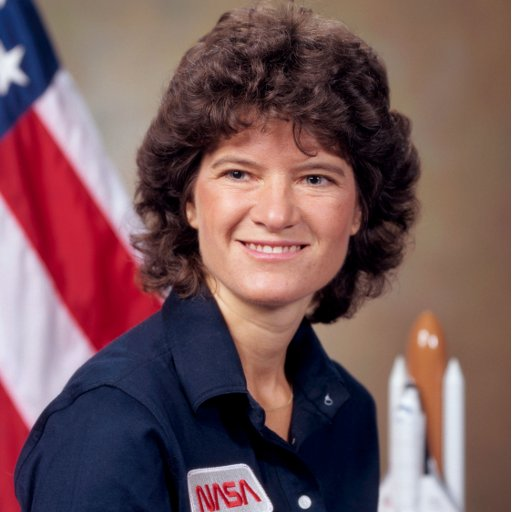
#> input picture lessons-5-2/intermediate/python/Sally.png, 512 x 512 px
$ jupyter execute --allow-errors SoftwareCarpentryDev_MRD_WithSolutions.ipynb   (shell and % lines are left out)   (Python 2 division)
#> lines starting #> are read from the running program, lines starting #| are printed output that depends on the picture; after the words box and inside, x2 and y2 are one past the last pixel; in counts of white or black regions, pixels touching at a corner belong together
# How to Quantitatively Analyse an Image (Matthew Dimmock, Monash University)

The aim of this IPython Notebook is to introduce you to how real quantitative analysis of an image is performed.  In order to do this, we will complete the following analysis procedure:

1.  Load an image.
1.  Select an RoI.
1.  Histogram the intensities.
1.  Fit the histogram.
1.  Extract the parameters that define the fit function.

# Loading and Presenting Image File Data

We are going to start by loading a raw image file that is representative of a data set that may have been acquired during an imaging experiment.  To do this, we will use the Scipy (http://www.scipy.org/) library.

In general, image data can be stored in either raster or vector graphics formats.  Vector graphics scale with the resolution of the device on which they are viewed, whereas the appearance of raster graphics is resolution dependent and cannot scale arbitrarily.  Vector graphics are typically used for graphical design applications whilst raster graphics are used for photographic images.

In this demonstration we will be concerned with raster graphics which are effectively a dot matrix of data.  As medical images may be optical or non-optical (e.g. X-ray) we will also discuss the coversion between colour and grayscale.  At each point in the matrix of a colour (RGB) raster image a red (R), green (G) and blue (B) value is stored.

The raster image we will load is of Sally Ride (http://en.wikipedia.org/wiki/Sally_Ride) the first US female in space.  We will use this image as our phantom (test data).

[cell 1]
# Import required libraries.
# Get the Scipy ndimage library.
from scipy import ndimage

# Specify the path to the image (PNG) file.
sallyPath = "./Sally.png"

# Load the image file into memory.
sallyPNG = ndimage.imread(sallyPath)
#> sallyPNG is the input picture: shape (512, 512, 3); mean R, G, B 115.7, 85.7, 89

Now we have loaded the two data sets, we can investigate their properties.

[cell 2]
# Check the shape of the image object
print "The shape of the external file (PNG) structure is %d x %d x %d." %(sallyPNG.shape[0], sallyPNG.shape[1], sallyPNG.shape[2])
#| The shape of the external file (PNG) structure is 512 x 512 x 3.
print "The maximum pixel intensity is %d." %(sallyPNG.max())
#| The maximum pixel intensity is 255.
print "The data type is %s." %(sallyPNG.dtype)
#| The data type is uint8.

We can see that the PNG file has three values at each location in the 512 x 512 matrix, corresponding to the intensity of R, G and B.  As a side note, an RGB image may have three or four columns.  The fourth column would correspond to an $\alpha$-value (A) which describes the opacity of the image and is utilised for overlaying multiple images.  We will not worry about $\alpha$-values in this demonstration.  A PNG would typically be 32-bit (four bytes) per pixel for RGBA, with 8-bit integer precision per channel (R, G, B and A), per pixel.  For grayscale, the PNG might have 8-bit integer precision per pixel with a byte-depth of only one.

Now we will plot the image using the `imshow` function in `Matplotlib`.  As we are plotting data, we must also be concerned with presentation.  Matplotlib does not have a [layout-engine](../../gloss.html#layout-engine) and so certain formatting tasks must be undertaken by the user.  In the following example, the first section of code is present to overwrite the default `rcParams` dictionary with those suitable for the IPython Notebook.

[cell 3]
# Specify that we want to show the plots in the notebook.

# Get the Matplotlib plotting libraries.
import pylab as plt

# Plot the PNG in the jet colourmap.
plt.figure()
plt.imshow(sallyPNG, interpolation = 'nearest', origin='upper', cmap="jet")
plt.xlabel("Pixel number")
plt.ylabel("Pixel number")
plt.clim([0,255])
plt.colorbar()

plt.show()

In the plot above all three colour components (R, G and B) are shown as is typical for a standard display.  We have specified the "jet" colour map explicitly in this example, although "jet" is the defaults colour map in Matplotlib.

The image we have imported has three color channels; we can combine these into a single grayscale channel so that we have a monochrome image to work with.  The data that we would acquire from most typical experiments is expressed in terms of intensities (grayscale), not RGB triplets.

As a side note, it is useful to understand that grayscale images can be stored as integer (e.g. 8-bit PNG) or floating point (e.g. 32-bit TIFF - complicated container not discussed here).  Scipy and Matplotlib both call the Python Image Library (PIL) for image reading and writing.  The PIL can only read up to 16-bit TIFFs.

[cell 4]
# A more elegant way to separate the image into its RGB components is to use the transpose of the array of input data.
redSallyT, greenSallyT, blueSallyT =  ndimage.imread(sallyPath).T
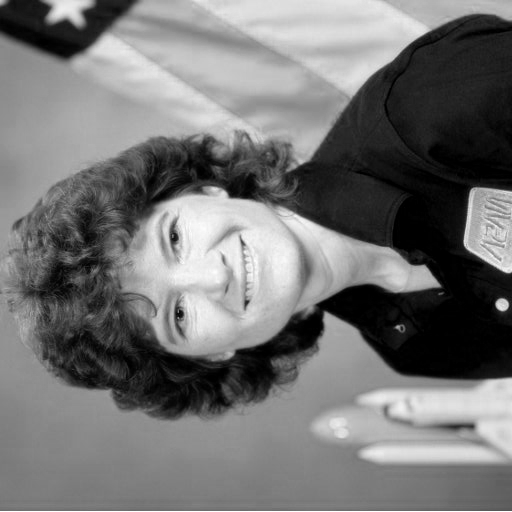
#> redSallyT: shape (512, 512); min 0, max 255, mean 115.7
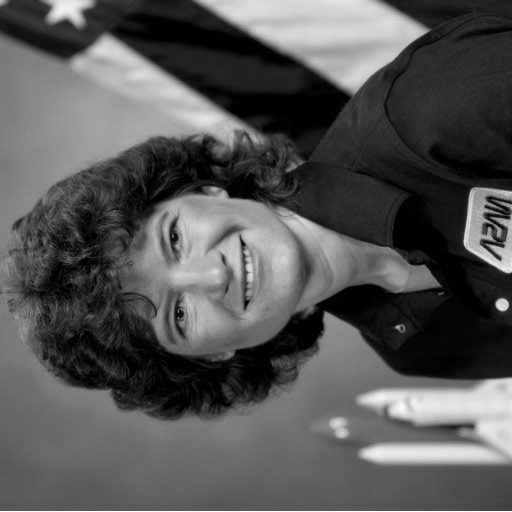
#> greenSallyT: shape (512, 512); min 0, max 253, mean 85.7
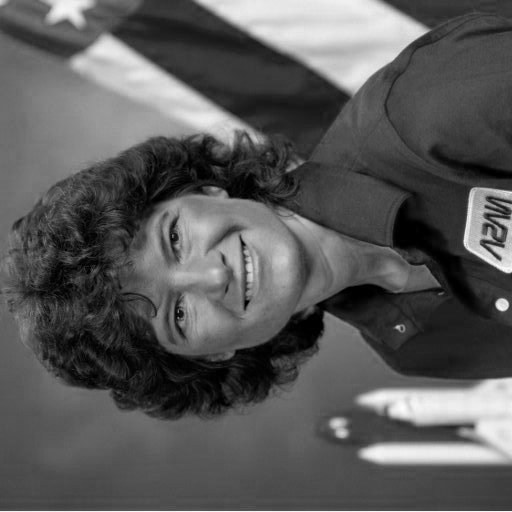
#> blueSallyT: shape (512, 512); min 0, max 255, mean 89

# Now apply step to of the conversion from sRGB to linear grayscale.
graySally = (0.299 * redSallyT) + (0.587 * greenSallyT) + (0.114 * blueSallyT)

# We have to apply a second transpose as the initial transpose swapped the X and Y axes as well as the Z axis.
graySally = graySally.T.astype("uint8")

[cell 5]
# Plot the PNG in the jet colourmap.
# Can't keep the same figure size for multi-sub-plot so need to specify something sensible.
plt.figure(figsize = (12.0, 4.0))
plt.subplot(1,2,1)
plt.imshow(sallyPNG, interpolation = 'nearest', origin='upper', cmap="jet")
plt.xlabel("Pixel number")
plt.ylabel("Pixel number")
plt.clim([0,255])
plt.colorbar()

# Plot the grayscale image in grayscale.
plt.subplot(1,2,2)
plt.imshow(graySally, interpolation = 'nearest', origin='upper', cmap="gray")
plt.xlabel("Pixel number")
plt.ylabel("Pixel number")
plt.clim([0,255])
plt.colorbar()

plt.show()

### Challenges

We have However, we have only populated one of the 3 `subplots`.  What we really need is a function that incorporates the syntax we have just used but that populates the 3 `subplots` using a `for` loop.

1.  Write a function called `plotNby1Subplot` that takes a list of `N` tuples of images with their corresponding colour-maps and plots them in a `1xN` row of subplots.  Demonstrate that it correctly plots the tuples:

    ```
    (sallyPNG, "jet"),
    (graySally, "jet"),
    (graySally, "gray").
    ```

1.  Use the same `plotNby1Subplot` function and the correct colour-maps to display the R, G and B components of `sallyPNG`.

[cell 6]
# SOLUTION TO CHALLENGE 1
def plotNby1Subplot(icts, figSize = (12.0, 4.0)):

    # Get handles for the figure and the subplots.
#> called with figSize = (14, 3)
    fig = plt.figure(figsize = figSize)

    for index, ict in enumerate(icts):

        # Plot the image.
        plt.subplot(1, len(icts), index + 1)
        im2Plot = icts[index][0]
        plt.imshow(im2Plot, interpolation = 'nearest', origin = 'upper', cmap = icts[index][1])
        plt.xlabel("Pixel number")
        plt.ylabel("Pixel number")
        plt.clim([0,255])
        plt.colorbar()
#> this loop made 3 passes


# Define the tuple data.
imageColbarTupList = [(sallyPNG, "jet"),
                      (graySally, "jet"),
                      (graySally, "gray")]

# Plot the images
plotNby1Subplot(imageColbarTupList, figSize = (14.0, 3.0))

plt.show()

[cell 7]
# SOLUTION TO CHALLENGE 2

# We can access the R component of the array.
redSally = sallyPNG[:,:,0]
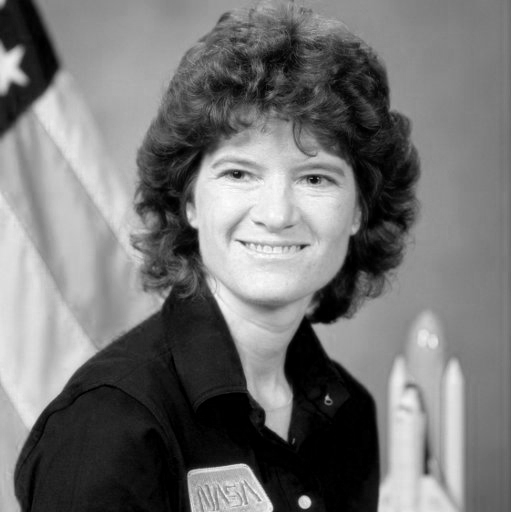
#> redSally: shape (512, 512); min 0, max 255, mean 115.7

# We can also access the G and B components:
greenSally = sallyPNG[:,:,1]
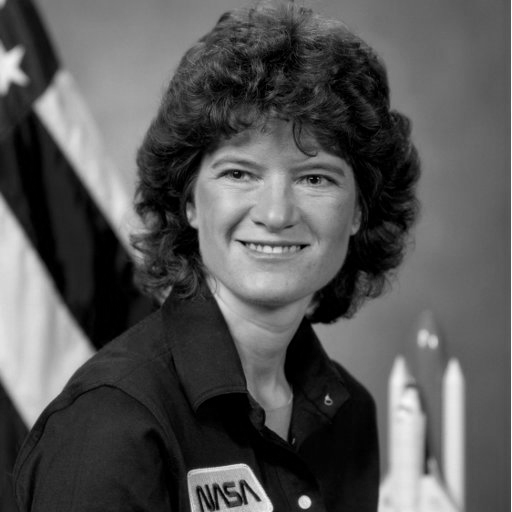
#> greenSally: shape (512, 512); min 0, max 253, mean 85.7
blueSally = sallyPNG[:,:,2]
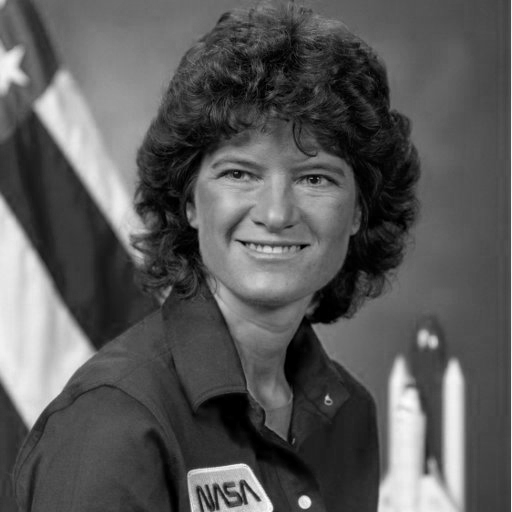
#> blueSally: shape (512, 512); min 0, max 255, mean 89

imageColbarTupList = [(redSally, "Reds"),
                      (greenSally, "Greens"),
                      (blueSally, "Blues")]

# Plot the images
plotNby1Subplot(imageColbarTupList, figSize = (14.0, 3.0))
#> the loop in plotNby1Subplot (call 2), `for index, ict in enumerate(icts):` made 3 passes

plt.show()

# Image Data Manipulation

Up to now all that we have done is load an image file and present the data to explain how it is stored in different image files.  RGB data is not usually the most useful format for quantitative analysis in medical imaging.  What we need are the grayscale intensities, so that we have a single number at each point in the 512 x 512 matrix.

The rigorous way to convert RGB to grayscale follows a multi-step process (http://en.wikipedia.org/wiki/SRGB):

1.  Map the PNG sRGB values onto the linear sRGB scale using the reverse gamma transformation.
1.  Convert the linear sRGB values to linear grayscale values.
1.  Apply the forward sRGB gamma transformation.

We are not going to worry about the gamma correction and will just apply Step 2 which is a good enough approximation.

[cell 8]
def plotSingleFigImshow(im2Plot):
    # Plot grayscale image.
    plt.imshow(im2Plot, interpolation = 'nearest', origin='upper', cmap='gray')
    plt.xlabel("Pixel numer")
    plt.ylabel("Pixel numer")
    plt.clim([0,255])
    plt.colorbar()

# Plot the image.
plotSingleFigImshow(graySally)

plt.show()
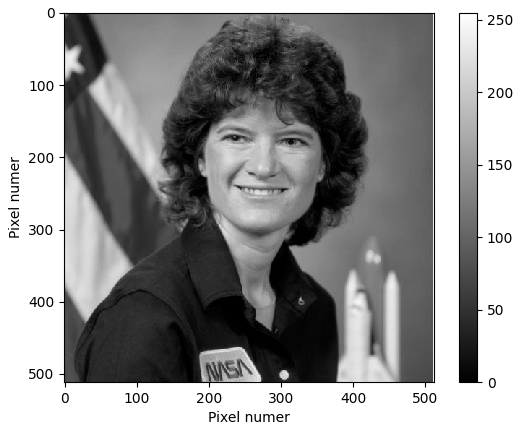
#> figure drawn by matplotlib, 2 panels

Now we have the grayscale (intensity) distribution of the image we are ready to analyse the data.

In image processing, we often wish to apply a point operation to the data set.  In this example we will set a window with a level of 50 and a width of 60 ($\pm$30).  All pixels that lie outside of the window (20 < I < 80) will be set to zero.  We could do this with [nested-loops](../../gloss.html#nested-loops), however, this is cumbersome and messy.  A neater way is to use a [boolean](../../gloss.html#boolean) [mask](../../gloss.html#mask):

[cell 9]
# Generate a mask by simple thresholding.
boolMask = (graySally > 80) | (graySally < 20)
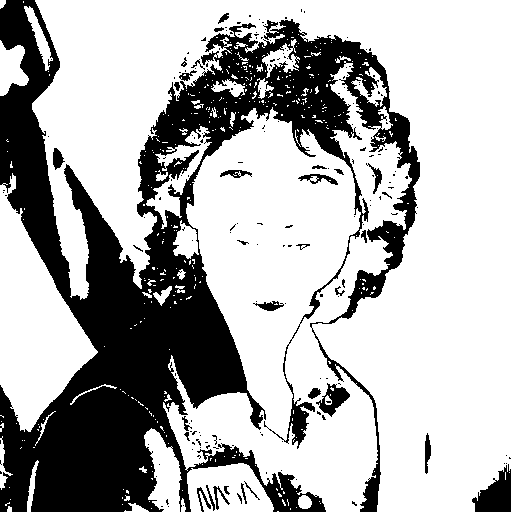
#> boolMask: shape (512, 512) bool; 69.2% white; 194 black regions (162 under 20 px), largest, box (x1, y1, x2, y2) and area: (0, 0, 420, 512) 76494, (472, 464, 511, 512) 1095, (316, 383, 350, 417) 502

# In the mask, all pixels with intensity >200 OR <100 will be set to True.
# Now set these pixels to zero.
graySally[boolMask] = 0
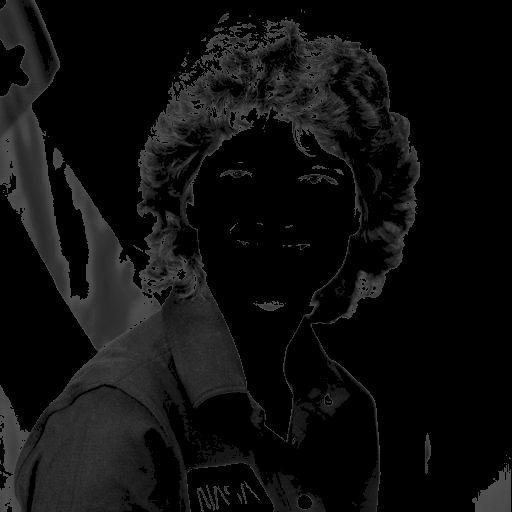
#> graySally: shape (512, 512); min 0, max 80, mean 14.4

# Plot the image.
plotSingleFigImshow(graySally)

plt.show()

We can see that all regions of the data that lie outside the window now appear black in the image.

If we now decide that we want to apply a different threshold we will run into a problem.  We will demonstrate this by applying a window with a level of 120 and a width of 40 ($\pm$20).

[cell 10]
# Generate a mask by simple thresholding.
boolMask = (graySally > 140) | (graySally < 100)
#> boolMask: shape (512, 512) bool; every value is 1

# In the mask, all pixels with intensity >200 OR <100 will be set to True.
# Now set these pixels to zero.
graySally[boolMask] = 0
#> graySally: shape (512, 512); every value is 0

# Plot the image.
plotSingleFigImshow(graySally)

plt.show()
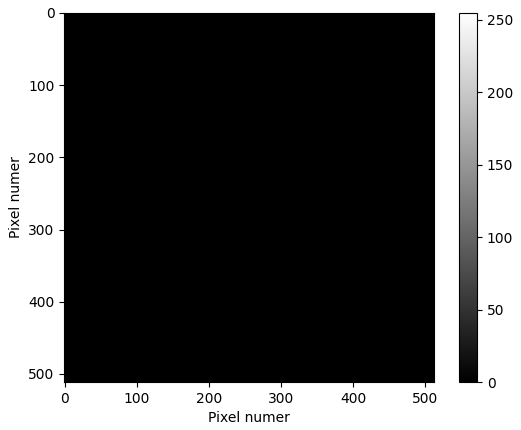
#> figure drawn by matplotlib, 2 panels

We can see that the image is black.  That is because we are applying a second threshold to the same  [instance](../../gloss.html#instance) of the data that we applied the initial window to.  Whenever we want to manipulate data we should first make a copy so that we maintain the integrity of the initial instance.  We can do this by using the `copy` function in the `copy` library:

[cell 11]
# Import the copy library.
import copy as cp

# We need to go back and regenerate graySally.
graySally = (0.299 * redSally) + (0.587 * greenSally) + (0.114 * blueSally)
#> (the rest of the program and of its run is left out)
